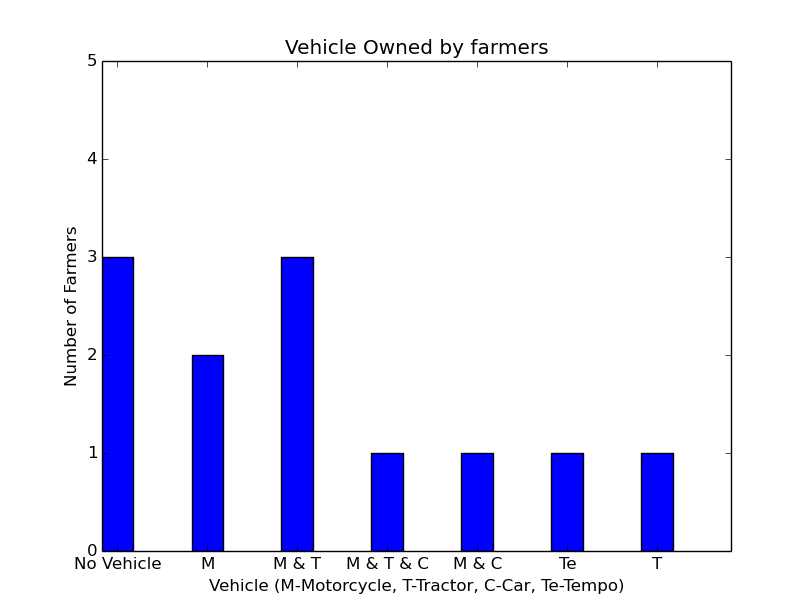

The Python source for this figure:
import numpy as np
import matplotlib.pyplot as plt

#Graph 1

y = [3,2,3,1,1,1,1]
N = len(y)
x = range(N)
#width = 1/1.5
width = 0.35       # the width of the bars: can also be len(x) sequence
plt.bar(x, y, width, color="blue")

plt.xlabel('Vehicle (M-Motorcycle, T-Tractor, C-Car, Te-Tempo)')
plt.ylabel('Number of Farmers')
plt.title('Vehicle Owned by farmers')

plt.ylim([0,5])

ind = np.arange(N)    # the x locations for the groups

plt.xticks(ind+width/2., ('No Vehicle','M', 'M & T','M & T & C','M & C', 'Te', 'T') )
    
plt.show()
